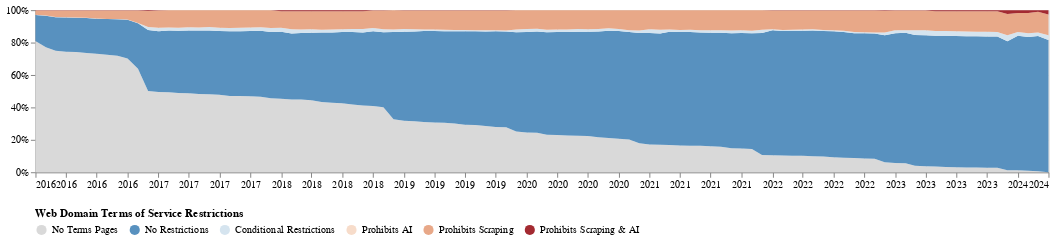

Notebook cell for this chart:
### Markdown cell above
## Plot Temporal ToS Area Chart

### Code cell
ORDERED_STATUSES = ["No Terms Pages", "No Restrictions", "Conditional Restrictions", "Prohibits AI", "Prohibits Scraping", "Prohibits Scraping & AI"]
STATUS_COLORS = {
    "No Terms Pages": "#d9d9d9",
    "No Restrictions": "#5891bf",
    "Conditional Restrictions": "#d5e4ef",
    "Prohibits AI": "#f7dcca",
    "Prohibits Scraping": "#e8a888",
    "Prohibits Scraping & AI": "#a32a31"
}

df = tos_summary_df.copy()


chart_tos = robots_util.plot_temporal_area_map_altair(
    df,
    period_col="period",
    status_col="status",
    val_col="tokens",  # "count" / "tokens"
    title="",
    ordered_statuses=ORDERED_STATUSES,
    status_colors=STATUS_COLORS,
    configure=False,
    legend_title="Web Domain Terms of Service Restrictions",
    **PLOT_KWARGS
)

chart_tos.save(
    "TOS_%s.png" % (ANALYSIS_TYPE),
    ppi=300
)

chart_tos

### Figure 1 — Vega-Lite specification as saved in the notebook (floating-point values rounded to 4 significant figures; data arrays with more than 128 entries replaced by an {"elided": "..."} marker saying what was removed)
{"config": {"title": {"font": "Times New Roman"}, "axis": {"labelFont": "Times New Roman", "titleFont": "Times New Roman"}, "header": {"labelFont": "Times New Roman", "titleFont": "Times New Roman"}, "legend": {"labelFont": "Times New Roman", "titleFont": "Times New Roman"}, "text": {"font": "Times New Roman"}}, "layer": [{"data": {"name": "data-9c776cfeb32a01abc05714f10e5eac64"}, "mark": {"type": "area"}, "encoding": {"color": {"field": "status", "legend": {"orient": "bottom", "titleLimit": 0}, "scale": {"domain": ["No Terms Pages", "No Restrictions", "Conditional Restrictions", "Prohibits AI", "Prohibits Scraping", "Prohibits Scraping & AI"], "range": ["#d9d9d9", "#5891bf", "#d5e4ef", "#f7dcca", "#e8a888", "#a32a31"]}, "title": "Web Domain Terms of Service Restrictions", "type": "nominal"}, "order": {"field": "order", "type": "quantitative"}, "x": {"axis": {"format": "%Y", "title": ""}, "field": "period", "type": "temporal"}, "y": {"axis": {"format": "%", "title": ""}, "field": "percentage", "scale": {"domain": [0, 1]}, "type": "quantitative"}}}, {"data": {"name": "data-4f53cda18c2baa0c0354bb5f9a3ecbe5"}, "mark": {"type": "rule", "color": "black"}, "encoding": {"x": {"field": "period", "type": "temporal"}, "y": {"value": -20}, "y2": {"value": 160}}}, {"data": {"name": "data-4f53cda18c2baa0c0354bb5f9a3ecbe5"}, "mark": {"type": "point", "color": "black"}, "encoding": {"x": {"field": "period", "type": "temporal"}, "y": {"value": -20}}}, {"data": {"name": "data-4f53cda18c2baa0c0354bb5f9a3ecbe5"}, "mark": {"type": "text", "align": "left", "baseline": "middle", "color": "black", "dx": 10, "dy": 0, "fontSize": 14}, "encoding": {"text": {"field": "label", "type": "nominal"}, "x": {"field": "period", "type": "temporal"}, "y": {"value": -20}}}], "height": 160, "title": "", "width": 1000, "$schema": "https://vega.github.io/schema/vega-lite/v5.17.0.json", "datasets": {"data-9c776cfeb32a01abc05714f10e5eac64": {"elided": "600 records"}, "data-4f53cda18c2baa0c0354bb5f9a3ecbe5": []}}
